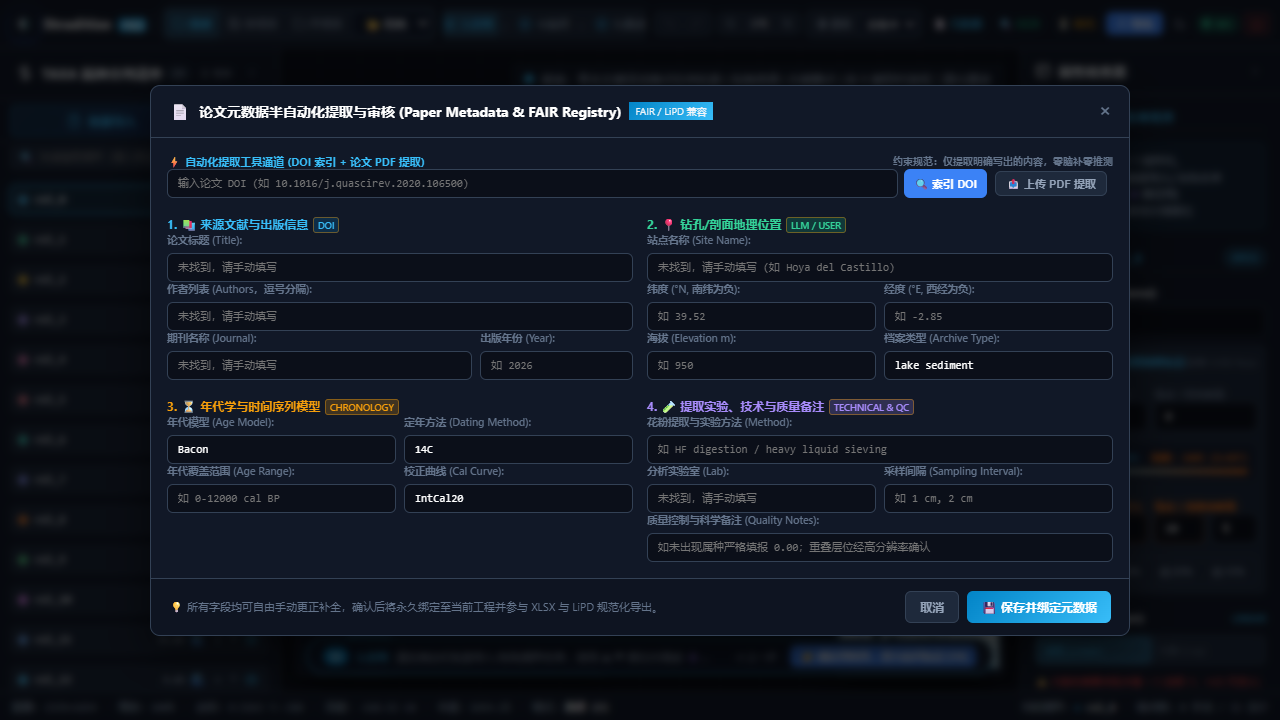
#> input picture real_browser_metadata_verified.png, 1280 x 720 px
$ python -i image.py   (imports and definitions only)
#> lines starting #> are read from the running program, lines starting #| are printed output that depends on the picture; after the words box and inside, x2 and y2 are one past the last pixel; in counts of white or black regions, pixels touching at a corner belong together
"""Image loading, preprocessing, and color-aware binarization.

Pure Python/NumPy/SciPy/scikit-image/Pillow pipeline without GUI or Matplotlib.
"""
from __future__ import annotations

import base64
import io
import re
from collections.abc import Iterable, Sequence
from pathlib import Path
from typing import Any

import numpy as np
import skimage.color as skcolor
import skimage.morphology as skim
from PIL import Image
from skimage.filters import threshold_otsu

EXTRACTION_MODES: dict[str, str] = {
    'standard': 'standard',
    'light-overlay-white': 'light-overlay-white',
    'light overlay on white background': 'light-overlay-white',
    'dark-ink-light': 'dark-ink-light',
    'dark ink on light background': 'dark-ink-light',
    'light-ink-dark': 'light-ink-dark',
    'light ink on dark background': 'light-ink-dark',
}

SEGMENTATION_MODES: dict[str, str] = {
    'auto': 'auto',
    'guided': 'guided',
}

EXAGGERATION_MERGE_MODES: dict[str, str] = {
    'selected-priority': 'selected-priority',
    'selected region priority': 'selected-priority',
    'threshold-legacy': 'threshold-legacy',
    'threshold merge (legacy)': 'threshold-legacy',
}


def load_image(source: str | Path | Image.Image | np.ndarray) -> Image.Image:
    """Load an image source into a PIL RGBA Image."""
    if isinstance(source, Image.Image):
        return source.convert('RGBA')
    if isinstance(source, (str, Path)):
        img = Image.open(source)
        return img.convert('RGBA')
    if isinstance(source, np.ndarray):
        arr = np.asarray(source)
        if arr.ndim == 2:
            return Image.fromarray(arr).convert('RGBA')
        if arr.ndim == 3:
            if arr.shape[2] == 4:
                return Image.fromarray(arr.astype(np.uint8)).convert('RGBA')
            if arr.shape[2] == 3:
                return Image.fromarray(arr.astype(np.uint8)).convert('RGBA')
            if arr.shape[2] == 1:
                return Image.fromarray(arr[:, :, 0].astype(np.uint8)).convert('RGBA')
    raise TypeError(f"Unsupported image source type: {type(source)}")


def _unique_preserve_order(values: Iterable[Any]) -> list[Any]:
    seen = set()
    ret = []
    for value in values:
        if value not in seen:
            ret.append(value)
            seen.add(value)
    return ret


def _iter_color_tokens(target_colors: Any) -> Iterable[str]:
    if target_colors is None:
        return
    if isinstance(target_colors, (str, bytes)):
        target_colors = [target_colors]
    for color in target_colors:
        if color is None:
            continue
        text = str(color).strip()
        if not text:
            continue
        for token in re.split(r'[\s,;]+', text):
            token = token.strip()
            if token:
                yield token


def normalize_extraction_mode(extraction_mode: str | None) -> str:
    """Normalize extraction mode string."""
    if extraction_mode is None:
        extraction_mode = 'standard'
    key = str(extraction_mode).strip().lower()
    try:
        return EXTRACTION_MODES[key]
    except KeyError:
        raise ValueError(f"Unknown extraction mode: {extraction_mode}")


#: Grid-line removal presets, keyed by the UI strength label.
#:
#: ``run_frac`` / ``span_frac`` are fractions of the ROI extent, so the same
#: preset behaves sensibly on a 400 px and a 4000 px wide diagram.
#: ``max_thickness`` is the decisive criterion: a real grid line is razor thin,
#: whereas a filled pollen silhouette crossed by that line is tens of pixels
#: thick and must survive. Without this bound the detector used to delete entire
#: taxa (measured on the built-in Hoya diagram: 95% of everything it flagged at
#: the "weak" preset was >= 4 px thick real silhouette, and 99% of the *Pinus*
#: column was erased).
GRID_LINE_PRESETS: dict[str, dict[str, float]] = {
    'weak': {'run_frac': 0.55, 'span_frac': 0.80, 'min_run_px': 55, 'max_thickness': 2},
    'medium': {'run_frac': 0.40, 'span_frac': 0.65, 'min_run_px': 35, 'max_thickness': 3},
    'strong': {'run_frac': 0.25, 'span_frac': 0.45, 'min_run_px': 20, 'max_thickness': 5},
}


# [369 lines left out: functions normalize_grid_line_strength, _run_lengths_along_rows, stroke_thickness, _detect_linear_structures, _clip_roi, detect_grid_lines and 6 more, not called in this run]


def normalize_segmentation_mode(segmentation_mode: str | None) -> str:
    """Normalize segmentation mode string."""
    if segmentation_mode is None:
        segmentation_mode = 'auto'
    key = str(segmentation_mode).strip().lower()
    try:
        return SEGMENTATION_MODES[key]
    except KeyError:
        raise ValueError(f"Unknown segmentation mode: {segmentation_mode}")


    """Normalize segmentation mode string."""
    if segmentation_mode is None:
        segmentation_mode = 'auto'
    key = str(segmentation_mode).strip().lower()
    try:
        return SEGMENTATION_MODES[key]
    except KeyError:
        raise ValueError(f"Unknown segmentation mode: {segmentation_mode}")


# [9 lines left out: function normalize_exaggeration_merge_mode, not called in this run]


def normalize_target_colors(target_colors: Any) -> list[str]:
    """Parse and normalize a collection of hex color strings into #RRGGBB format."""
    normalized = []
    for token in _iter_color_tokens(target_colors):
        text = token.removeprefix('#')
        if len(text) != 6 or re.search(r'[^0-9A-Fa-f]', text):
            raise ValueError(f"Invalid target color: {token}")
        normalized.append('#' + text.upper())
    return _unique_preserve_order(normalized)


# [108 lines left out: functions target_color_rgb, circular_hue_distance, dominant_overlay_hue, rgb_to_hsv_array, guided_target_color_mask, guided_target_hue_family_mask and 2 more, not called in this run]


def build_foreground(arr: np.ndarray,
                     threshold: float = 230 * 3,
                     extraction_mode: str = 'standard',
                     segmentation_mode: str = 'auto',
                     target_colors: Any = None,
                     guided_min_pixels: int = 12) -> np.ndarray:
    """Return a foreground boolean mask for an image array."""
    ext_mode = normalize_extraction_mode(extraction_mode)
    seg_mode = normalize_segmentation_mode(segmentation_mode)
    t_colors = normalize_target_colors(target_colors)
    arr = np.asarray(arr)
    rgb = arr[..., :3]
    alpha = arr[..., -1] > 0 if arr.shape[-1] > 3 else np.ones(
        arr.shape[:2], dtype=bool)
#> alpha: shape (720, 1280) bool; every value is 1

    if ext_mode in ['standard', 'dark-ink-light']:
        auto_foreground = alpha & (rgb.sum(axis=-1) <= threshold)
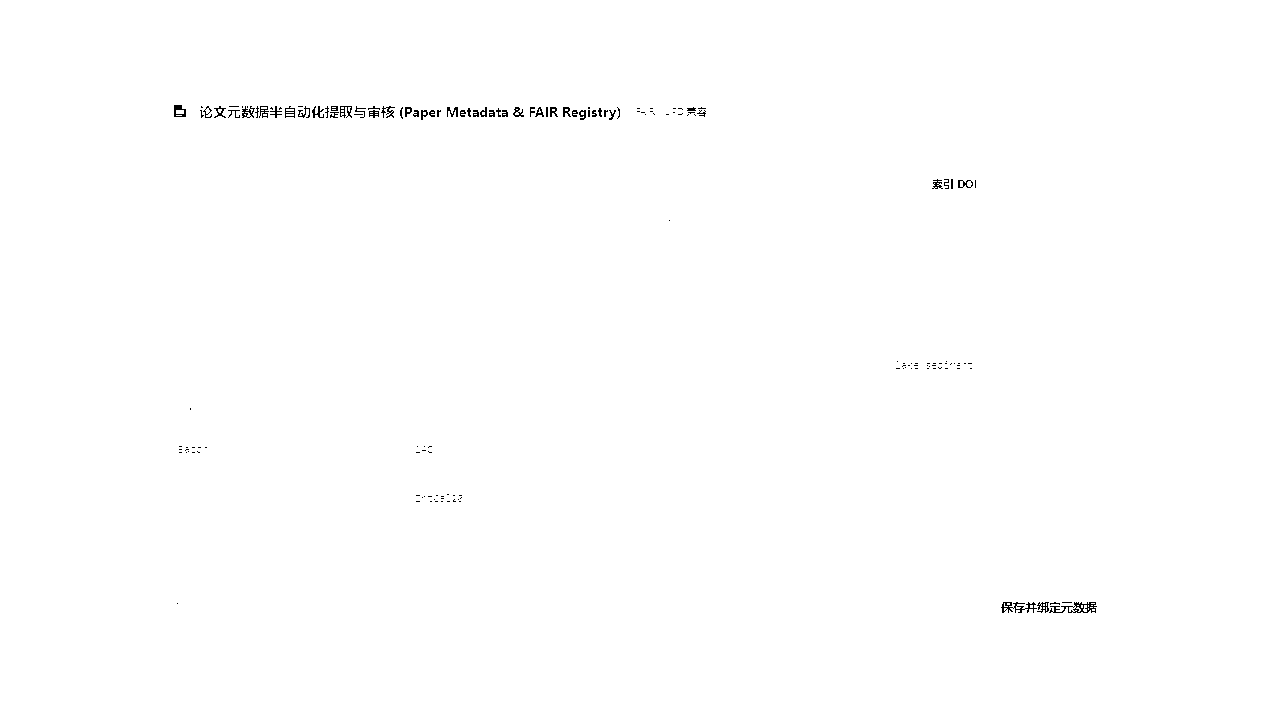
#> auto_foreground: shape (720, 1280) bool; 99.7% white; black in thin lines or dots, all inside (x1, y1, x2, y2) = (174, 105, 1097, 613)
    elif ext_mode == 'light-ink-dark':
        auto_foreground = alpha & (rgb.sum(axis=-1) >= threshold)
    elif ext_mode == 'light-overlay-white':
        bright = rgb.sum(axis=-1) > threshold
        colored = light_overlay_colored_mask(rgb)
        auto_foreground = alpha & (~bright | colored)
    else:
        auto_foreground = alpha & (rgb.sum(axis=-1) <= threshold)

    if seg_mode != 'guided' or not t_colors:
        return auto_foreground

    rgb_float = np.asarray(rgb, dtype=float)
    target_mask = guided_target_color_mask(rgb_float, t_colors)
    guided = auto_foreground & target_mask
    if guided.sum() >= guided_min_pixels:
        return guided

    # Fallback for background conflicts: keep target components touching auto foreground
    labels = skim.label(target_mask, connectivity=2)
    if labels.max() == 0:
        return guided
    dilated_auto = skim.dilation(
        auto_foreground, footprint=np.ones((3, 3), dtype=bool))
    touching = labels[dilated_auto & (labels > 0)]
    touching = np.unique(touching[touching > 0])
    if not len(touching):
        return guided
    fallback = np.isin(labels, touching)
    fallback = fallback & (auto_foreground | dilated_auto)
    fallback = remove_objects_smaller_than(fallback, 6)
    if fallback.sum() >= guided_min_pixels:
        return fallback
    return guided


def to_grey(image: Image.Image | np.ndarray,
            threshold: float = 230 * 3,
            extraction_mode: str = 'standard',
            segmentation_mode: str = 'auto',
            target_colors: Any = None) -> np.ndarray:
    """Convert an image to a masked greyscale numpy array."""
    pil_img = load_image(image)
    arr = np.asarray(pil_img, dtype=int)
    foreground = build_foreground(
        arr, threshold=threshold, extraction_mode=extraction_mode,
        segmentation_mode=segmentation_mode,
        target_colors=target_colors)
    grey = np.array(pil_img.convert('L'), dtype=int) + 1
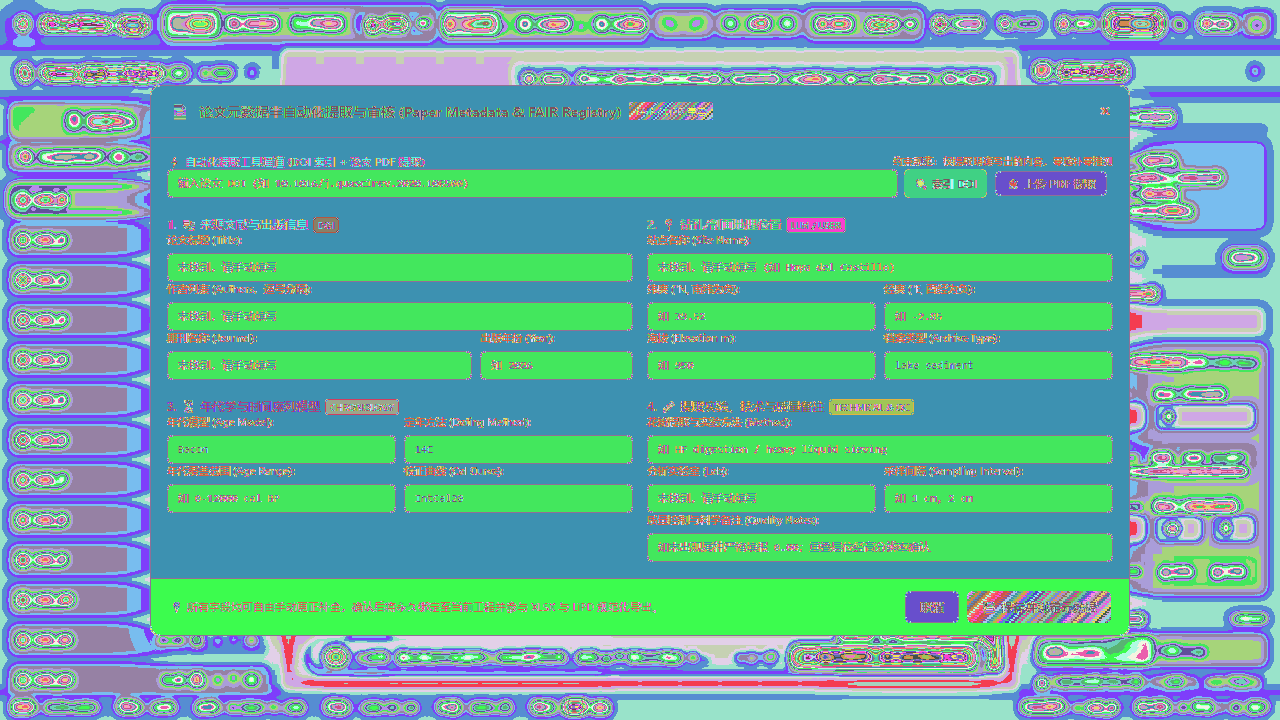
#> grey: shape (720, 1280) int64; 250 distinct labels, from 4 to 256; one colour per label, 0 black
    grey[(~foreground) | (grey > 255)] = 0
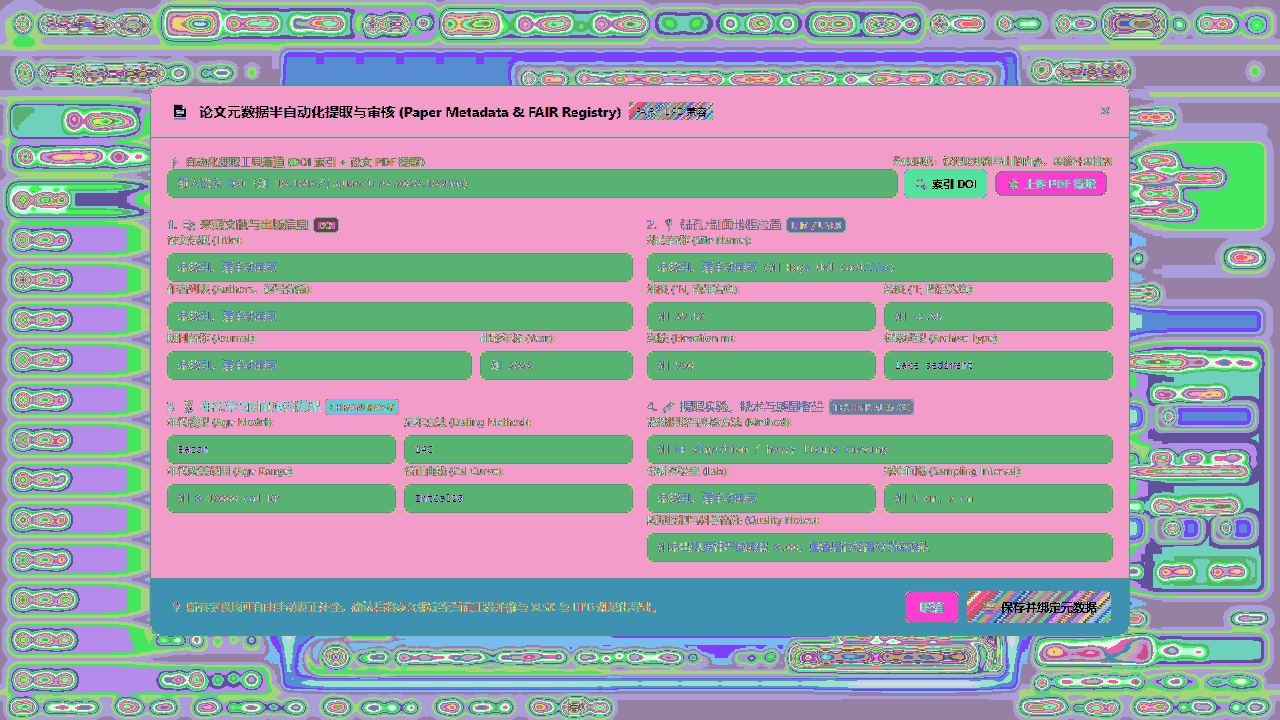
#> grey: shape (720, 1280) int64; 231 distinct labels, from 0 to 239; one colour per label, 0 black
    return grey


# [163 lines left out: functions to_binary, split_primary_exagg, estimate_deskew_angle, not called in this run]

>>> import cv2
>>> picture = cv2.cvtColor(cv2.imread('../real_browser_metadata_verified.png'), cv2.COLOR_BGR2RGB)
>>> result = to_grey(picture)

$ run again, on real_browser_ocr_review_verified.png
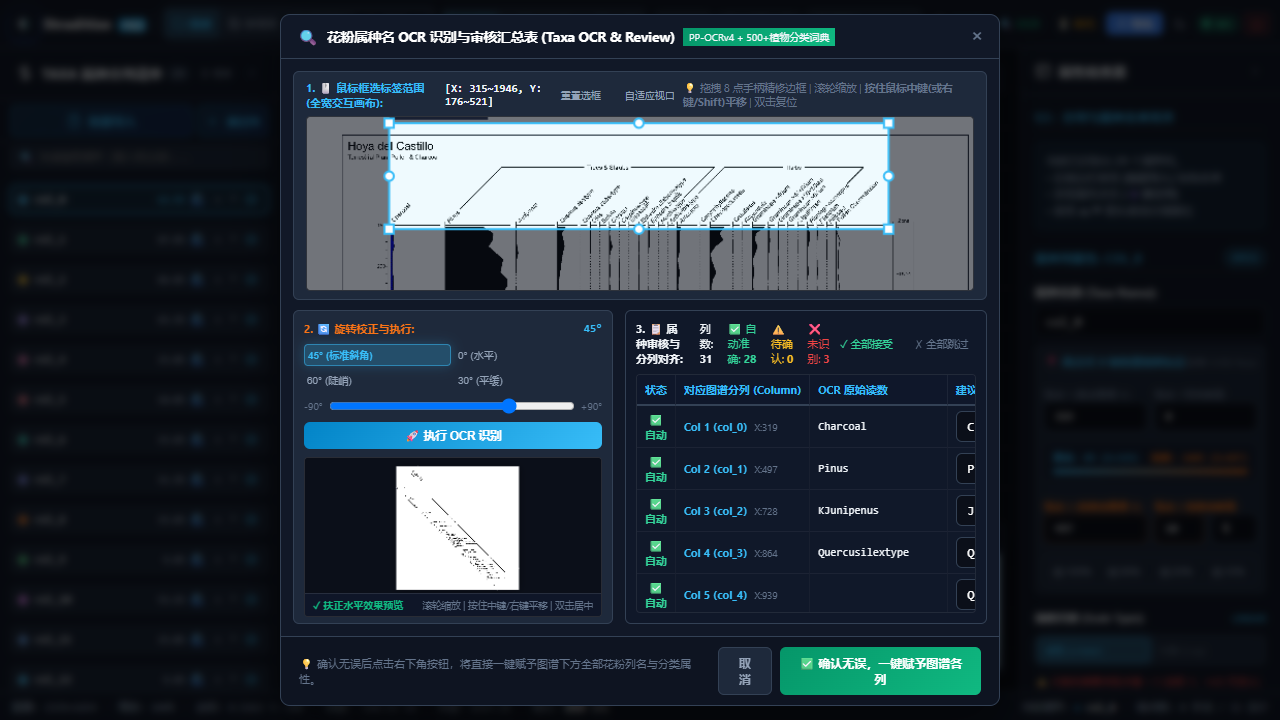
#> input picture real_browser_ocr_review_verified.png, 1280 x 720 px
#> alpha: shape (720, 1280) bool; every value is 1
#> in build_foreground, `auto_foreground = alpha & (rgb.sum(axis=-1) <= threshold)`:
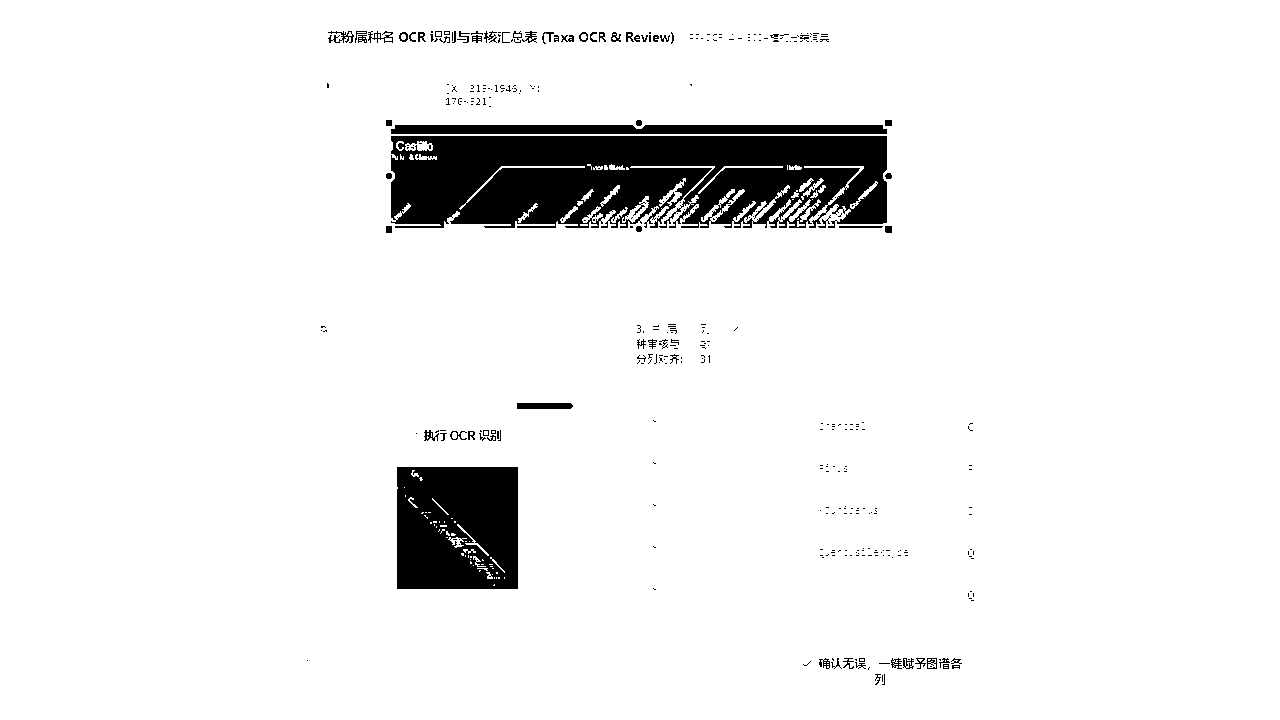
#> auto_foreground: shape (720, 1280) bool; 93.3% white; 376 black regions (307 under 20 px), largest, box (x1, y1, x2, y2) and area: (391, 136, 887, 228) 38687, (397, 467, 518, 589) 14146, (391, 125, 887, 134) 4396
#> in to_grey, `grey[(~foreground) | (grey > 255)] = 0`:
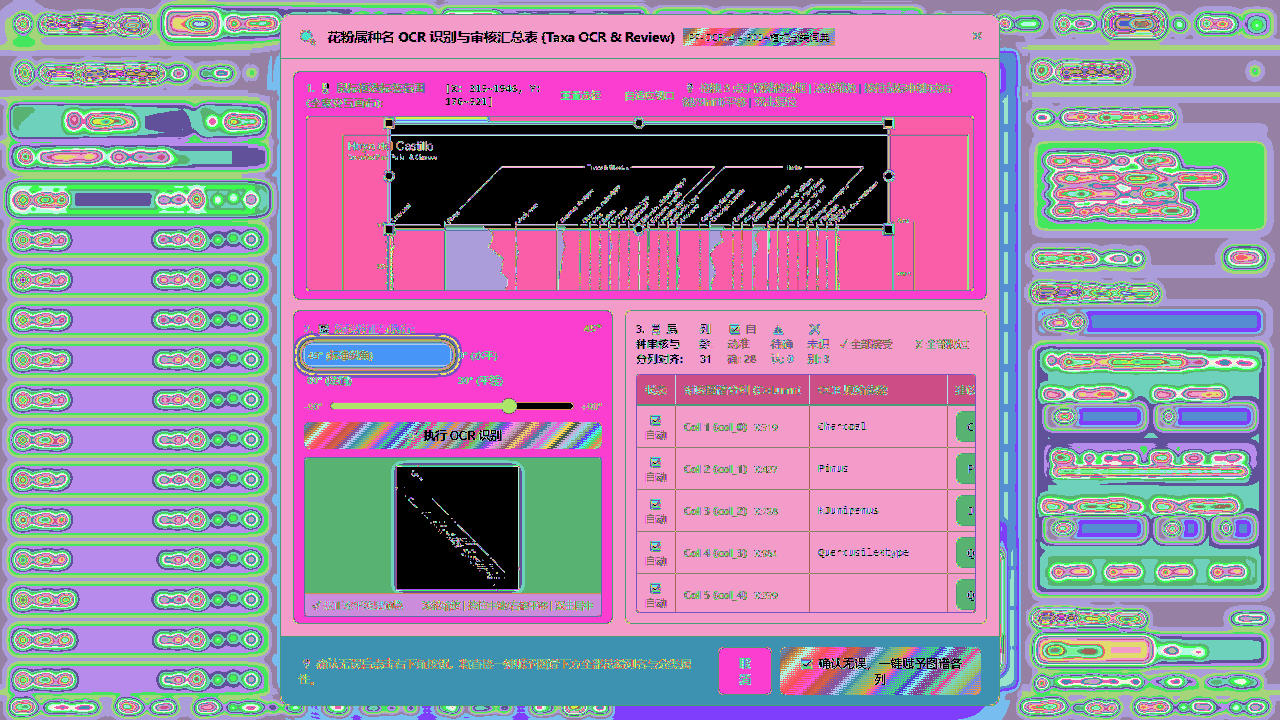
#> grey: shape (720, 1280) int64; 233 distinct labels, from 0 to 239; one colour per label, 0 black
